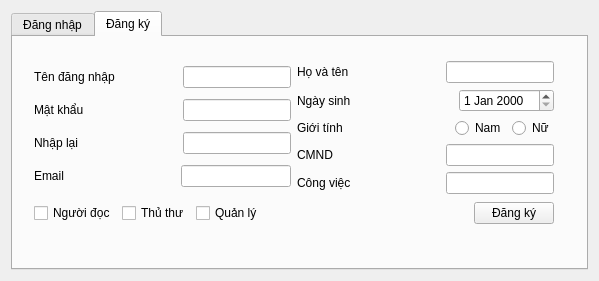
<?xml version="1.0" encoding="UTF-8"?>
<ui version="4.0">
 <class>IntroForm</class>
 <widget class="QWidget" name="IntroForm">
  <property name="geometry">
   <rect>
    <x>0</x>
    <y>0</y>
    <width>599</width>
    <height>281</height>
   </rect>
  </property>
  <property name="windowTitle">
   <string>IntroForm</string>
  </property>
  <layout class="QVBoxLayout" name="verticalLayout_5">
   <item>
    <widget class="QTabWidget" name="tabWidget">
     <property name="currentIndex">
      <number>1</number>
     </property>
     <property name="tabBarAutoHide">
      <bool>true</bool>
     </property>
     <widget class="QWidget" name="tab">
      <attribute name="title">
       <string>Đăng nhập</string>
      </attribute>
      <layout class="QHBoxLayout" name="horizontalLayout_23">
       <item>
        <layout class="QVBoxLayout" name="verticalLayout_4">
         <item>
          <layout class="QVBoxLayout" name="verticalLayout_3">
           <item>
            <widget class="QLineEdit" name="dn_tdn">
             <property name="placeholderText">
              <string>Tên đăng nhập</string>
             </property>
            </widget>
           </item>
           <item>
            <widget class="QLineEdit" name="dn_mk">
             <property name="echoMode">
              <enum>QLineEdit::Password</enum>
             </property>
             <property name="placeholderText">
              <string>Mật khẩu</string>
             </property>
            </widget>
           </item>
          </layout>
         </item>
         <item>
          <layout class="QHBoxLayout" name="horizontalLayout_21">
           <item>
            <spacer name="horizontalSpacer_20">
             <property name="orientation">
              <enum>Qt::Horizontal</enum>
             </property>
             <property name="sizeHint" stdset="0">
              <size>
               <width>208</width>
               <height>20</height>
              </size>
             </property>
            </spacer>
           </item>
           <item>
            <widget class="QPushButton" name="pushButton">
             <property name="text">
              <string>Đăng nhập</string>
             </property>
            </widget>
           </item>
          </layout>
         </item>
        </layout>
       </item>
      </layout>
     </widget>
     <widget class="QWidget" name="tab_2">
      <attribute name="title">
       <string>Đăng ký</string>
      </attribute>
      <widget class="QWidget" name="">
       <property name="geometry">
        <rect>
         <x>10</x>
         <y>12</y>
         <width>542</width>
         <height>189</height>
        </rect>
       </property>
       <layout class="QVBoxLayout" name="verticalLayout_6">
        <item>
         <layout class="QHBoxLayout" name="horizontalLayout_19">
          <item>
           <layout class="QVBoxLayout" name="verticalLayout">
            <item>
             <layout class="QHBoxLayout" name="horizontalLayout">
              <item>
               <widget class="QLabel" name="label">
                <property name="text">
                 <string>Tên đăng nhập</string>
                </property>
               </widget>
              </item>
              <item>
               <spacer name="horizontalSpacer">
                <property name="orientation">
                 <enum>Qt::Horizontal</enum>
                </property>
                <property name="sizeHint" stdset="0">
                 <size>
                  <width>40</width>
                  <height>20</height>
                 </size>
                </property>
               </spacer>
              </item>
              <item>
               <widget class="QLineEdit" name="dk_tdn">
                <property name="placeholderText">
                 <string/>
                </property>
               </widget>
              </item>
             </layout>
            </item>
            <item>
             <layout class="QHBoxLayout" name="horizontalLayout_2">
              <item>
               <widget class="QLabel" name="label_2">
                <property name="text">
                 <string>Mật khẩu</string>
                </property>
               </widget>
              </item>
              <item>
               <spacer name="horizontalSpacer_2">
                <property name="orientation">
                 <enum>Qt::Horizontal</enum>
                </property>
                <property name="sizeHint" stdset="0">
                 <size>
                  <width>40</width>
                  <height>20</height>
                 </size>
                </property>
               </spacer>
              </item>
              <item>
               <widget class="QLineEdit" name="dk_mk">
                <property name="echoMode">
                 <enum>QLineEdit::Password</enum>
                </property>
               </widget>
              </item>
             </layout>
            </item>
            <item>
             <layout class="QHBoxLayout" name="horizontalLayout_8">
              <item>
               <widget class="QLabel" name="label_8">
                <property name="text">
                 <string>Nhập lại</string>
                </property>
               </widget>
              </item>
              <item>
               <spacer name="horizontalSpacer_8">
                <property name="orientation">
                 <enum>Qt::Horizontal</enum>
                </property>
                <property name="sizeHint" stdset="0">
                 <size>
                  <width>40</width>
                  <height>20</height>
                 </size>
                </property>
               </spacer>
              </item>
              <item>
               <widget class="QLineEdit" name="dk_nlmk">
                <property name="echoMode">
                 <enum>QLineEdit::Password</enum>
                </property>
               </widget>
              </item>
             </layout>
            </item>
            <item>
             <layout class="QHBoxLayout" name="horizontalLayout_7">
              <item>
               <widget class="QLabel" name="label_7">
                <property name="text">
                 <string>Email</string>
                </property>
               </widget>
              </item>
              <item>
               <spacer name="horizontalSpacer_7">
                <property name="orientation">
                 <enum>Qt::Horizontal</enum>
                </property>
                <property name="sizeHint" stdset="0">
                 <size>
                  <width>40</width>
                  <height>20</height>
                 </size>
                </property>
               </spacer>
              </item>
              <item>
               <widget class="QLineEdit" name="dk_em"/>
              </item>
             </layout>
            </item>
           </layout>
          </item>
          <item>
           <layout class="QVBoxLayout" name="verticalLayout_2">
            <item>
             <layout class="QHBoxLayout" name="horizontalLayout_4">
              <item>
               <widget class="QLabel" name="label_4">
                <property name="text">
                 <string>Họ và tên</string>
                </property>
               </widget>
              </item>
              <item>
               <spacer name="horizontalSpacer_4">
                <property name="orientation">
                 <enum>Qt::Horizontal</enum>
                </property>
                <property name="sizeHint" stdset="0">
                 <size>
                  <width>40</width>
                  <height>20</height>
                 </size>
                </property>
               </spacer>
              </item>
              <item>
               <widget class="QLineEdit" name="dk_hvt"/>
              </item>
             </layout>
            </item>
            <item>
             <layout class="QHBoxLayout" name="horizontalLayout_3">
              <item>
               <widget class="QLabel" name="label_3">
                <property name="text">
                 <string>Ngày sinh</string>
                </property>
               </widget>
              </item>
              <item>
               <spacer name="horizontalSpacer_3">
                <property name="orientation">
                 <enum>Qt::Horizontal</enum>
                </property>
                <property name="sizeHint" stdset="0">
                 <size>
                  <width>40</width>
                  <height>20</height>
                 </size>
                </property>
               </spacer>
              </item>
              <item>
               <widget class="QDateEdit" name="dk_ns"/>
              </item>
             </layout>
            </item>
            <item>
             <layout class="QHBoxLayout" name="horizontalLayout_5">
              <item>
               <widget class="QLabel" name="label_5">
                <property name="text">
                 <string>Giới tính</string>
                </property>
               </widget>
              </item>
              <item>
               <spacer name="horizontalSpacer_5">
                <property name="orientation">
                 <enum>Qt::Horizontal</enum>
                </property>
                <property name="sizeHint" stdset="0">
                 <size>
                  <width>40</width>
                  <height>20</height>
                 </size>
                </property>
               </spacer>
              </item>
              <item>
               <widget class="QRadioButton" name="dk_gt_nam">
                <property name="text">
                 <string>Nam</string>
                </property>
               </widget>
              </item>
              <item>
               <widget class="QRadioButton" name="dk_gt_nu">
                <property name="text">
                 <string>Nữ</string>
                </property>
               </widget>
              </item>
             </layout>
            </item>
            <item>
             <layout class="QHBoxLayout" name="horizontalLayout_6">
              <item>
               <widget class="QLabel" name="label_6">
                <property name="text">
                 <string>CMND</string>
                </property>
               </widget>
              </item>
              <item>
               <spacer name="horizontalSpacer_6">
                <property name="orientation">
                 <enum>Qt::Horizontal</enum>
                </property>
                <property name="sizeHint" stdset="0">
                 <size>
                  <width>40</width>
                  <height>20</height>
                 </size>
                </property>
               </spacer>
              </item>
              <item>
               <widget class="QLineEdit" name="dk_cmnd"/>
              </item>
             </layout>
            </item>
            <item>
             <layout class="QHBoxLayout" name="horizontalLayout_9">
              <item>
               <widget class="QLabel" name="label_9">
                <property name="text">
                 <string>Công việc</string>
                </property>
               </widget>
              </item>
              <item>
               <spacer name="horizontalSpacer_9">
                <property name="orientation">
                 <enum>Qt::Horizontal</enum>
                </property>
                <property name="sizeHint" stdset="0">
                 <size>
                  <width>40</width>
                  <height>20</height>
                 </size>
                </property>
               </spacer>
              </item>
              <item>
               <widget class="QLineEdit" name="dk_cv"/>
              </item>
             </layout>
            </item>
           </layout>
          </item>
         </layout>
        </item>
        <item>
         <layout class="QHBoxLayout" name="horizontalLayout_11">
          <item>
           <widget class="QCheckBox" name="dk_vt_reader">
            <property name="text">
             <string>Người đọc</string>
            </property>
           </widget>
          </item>
          <item>
           <widget class="QCheckBox" name="dk_vt_librarian">
            <property name="text">
             <string>Thủ thư</string>
            </property>
           </widget>
          </item>
          <item>
           <widget class="QCheckBox" name="dk_vt_manager">
            <property name="text">
             <string>Quản lý</string>
            </property>
           </widget>
          </item>
          <item>
           <spacer name="horizontalSpacer_19">
            <property name="orientation">
             <enum>Qt::Horizontal</enum>
            </property>
            <property name="sizeHint" stdset="0">
             <size>
              <width>188</width>
              <height>25</height>
             </size>
            </property>
           </spacer>
          </item>
          <item>
           <widget class="QPushButton" name="dangKyButton">
            <property name="text">
             <string>Đăng ký</string>
            </property>
           </widget>
          </item>
         </layout>
        </item>
       </layout>
      </widget>
     </widget>
    </widget>
   </item>
  </layout>
 </widget>
 <layoutdefault spacing="6" margin="11"/>
 <tabstops>
  <tabstop>tabWidget</tabstop>
  <tabstop>dn_tdn</tabstop>
  <tabstop>dn_mk</tabstop>
  <tabstop>pushButton</tabstop>
  <tabstop>dk_tdn</tabstop>
  <tabstop>dk_mk</tabstop>
  <tabstop>dk_nlmk</tabstop>
  <tabstop>dk_em</tabstop>
  <tabstop>dk_hvt</tabstop>
  <tabstop>dk_ns</tabstop>
  <tabstop>dk_gt_nam</tabstop>
  <tabstop>dk_gt_nu</tabstop>
  <tabstop>dk_cmnd</tabstop>
  <tabstop>dk_cv</tabstop>
 </tabstops>
 <resources/>
 <connections/>
</ui>
